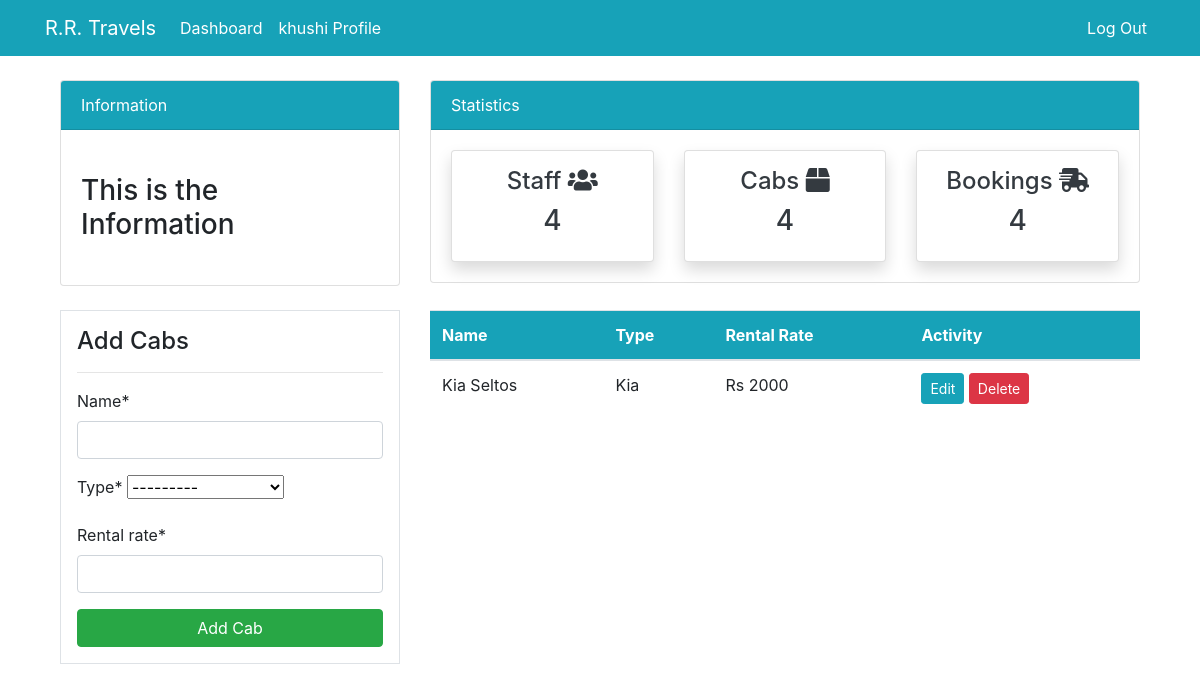
Page /cars (signed in) on the earlier database version.
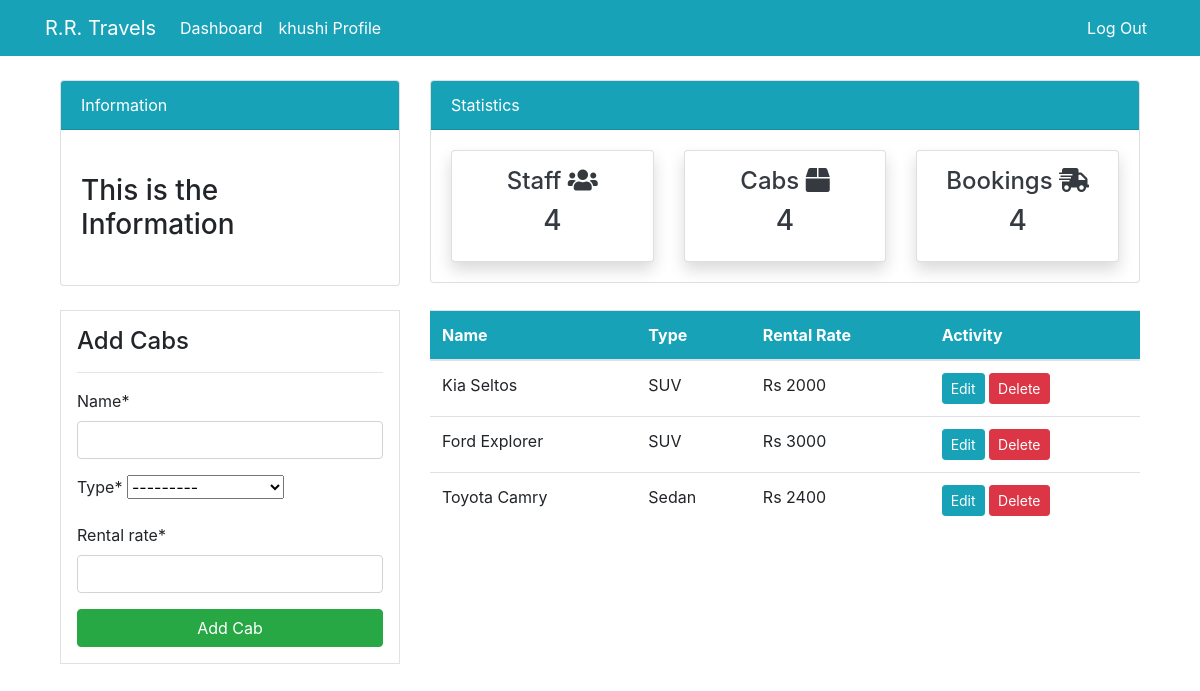
Same page on the later database version.
### dashboard/models.py (models this page shows, shortened)
class Car(models.Model):
    name = models.CharField(max_length=100, null=True)
    type = models.CharField(max_length=20, choices=CATEGORY, null=True)
    rental_rate = models.CharField(max_length=100, null=True)

### dashboard/views.py (the view)
# urls.py: path('cars',views.cars,name ='dashboard-cars'),
@login_required
def cars(request):
    cars = Car.objects.all()
    if request.method == 'POST':
        form = CarForm(request.POST)
        if form.is_valid():
            form.save()
            return redirect('dashboard-cars')
    else:
        form = CarForm()
    context = {
       'cars': cars,
       'form': form,
    }
    return render(request,'dashboard/cars.html',context)

### dashboard/forms.py
class CarForm(forms.ModelForm):
    class Meta:
        model = Car
        fields = '__all__'

### templates/dashboard/cars.html (shortened to what this page needs)
{% extends 'partials/base.html' %}
{% load crispy_forms_tags %}
{% block content %}
{% include 'partials/topnav.html' %}
<div class="container">
    <div class="row my-4">
        <div class="col-md-4">
            <div class="border bg-white p-3">
                <h4>Add Cabs</h4>
                <hr>
                <form method = "POST">
                  {{ form|crispy}}
                    <input class="btn btn-success btn-block" type="submit" value="Add Cab">
                </form>
            </div>
        </div>
        <div class="col-md-8">
            <table class="table bg-white">
                <thead class="bg-info">
                    <tr class="text-white">
                        <th scope="col">Name</th>
                        <th scope="col">Type</th>
                        <th scope="col">Rental Rate</th>
                        <th scope="col">Activity</th>
                    </tr>
                </thead>
                <tbody>
                    {% for car in cars %}
                    <tr>
                        <td>{{ car.name}} </td>
                        <td>{{ car.type}}</td>
                        <td>{{ car.rental_rate}}</td>
                        <td>
                            <a class="btn btn-info btn-sm" href="{% url 'dashboard-cars-edit' car.id %}">Edit</a>
                            <a class="btn btn-danger btn-sm" href="{% url 'dashboard-cars-delete' car.id %}">Delete</a>
                        </td>
                    </tr>
                    {% endfor %}
                </tbody>
            </table>
        </div>
    </div>
</div>
{% endblock %}

Differences in the rows shown:
changed Car "Kia Seltos": type "Kia" → "SUV"
added Car: name "Ford Explorer", type "SUV", rental_rate "Rs 3000"
added Car: name "Toyota Camry", type "Sedan", rental_rate "Rs 2400"
